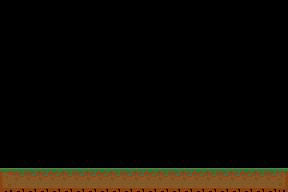

Below is a game level as drawn by its tile map, then a one-line description and the .tmx file that defines it, in full:
An orthogonal 24x16 tile map with 12x12 px tiles, 1 tile layer (Tile Layer 1).

<map version="1.0" tiledversion="1.0.3" orientation="orthogonal" renderorder="right-down" width="24" height="16" tilewidth="12" tileheight="12" nextobjectid="1">
 <tileset firstgid="1" source="../../Sprites/Tilesets/GrassTileset.tsx" />
 <layer name="Tile Layer 1" width="24" height="16">
  <data encoding="csv">
0,0,0,0,0,0,0,0,0,0,0,0,0,0,0,0,0,0,0,0,0,0,0,0,
0,0,0,0,0,0,0,0,0,0,0,0,0,0,0,0,0,0,0,0,0,0,0,0,
0,0,0,0,0,0,0,0,0,0,0,0,0,0,0,0,0,0,0,0,0,0,0,0,
0,0,0,0,0,0,0,0,0,0,0,0,0,0,0,0,0,0,0,0,0,0,0,0,
0,0,0,0,0,0,0,0,0,0,0,0,0,0,0,0,0,0,0,0,0,0,0,0,
0,0,0,0,0,0,0,0,0,0,0,0,0,0,0,0,0,0,0,0,0,0,0,0,
0,0,0,0,0,0,0,0,0,0,0,0,0,0,0,0,0,0,0,0,0,0,0,0,
0,0,0,0,0,0,0,0,0,0,0,0,0,0,0,0,0,0,0,0,0,0,0,0,
0,0,0,0,0,0,0,0,0,0,0,0,0,0,0,0,0,0,0,0,0,0,0,0,
0,0,0,0,0,0,0,0,0,0,0,0,0,0,0,0,0,0,0,0,0,0,0,0,
0,0,0,0,0,0,0,0,0,0,0,0,0,0,0,0,0,0,0,0,0,0,0,0,
0,0,0,0,0,0,0,0,0,0,0,0,0,0,0,0,0,0,0,0,0,0,0,0,
0,0,0,0,0,0,0,0,0,0,0,0,0,0,0,0,0,0,0,0,0,0,0,0,
0,0,0,0,0,0,0,0,0,0,0,0,0,0,0,0,0,0,0,0,0,0,0,0,
1,2,2,2,2,2,2,2,2,2,2,2,2,2,2,2,2,2,2,2,2,2,2,3,
7,8,8,8,8,8,8,8,8,8,8,8,8,8,8,8,8,8,8,8,8,8,8,9
</data>
 </layer>
</map>
